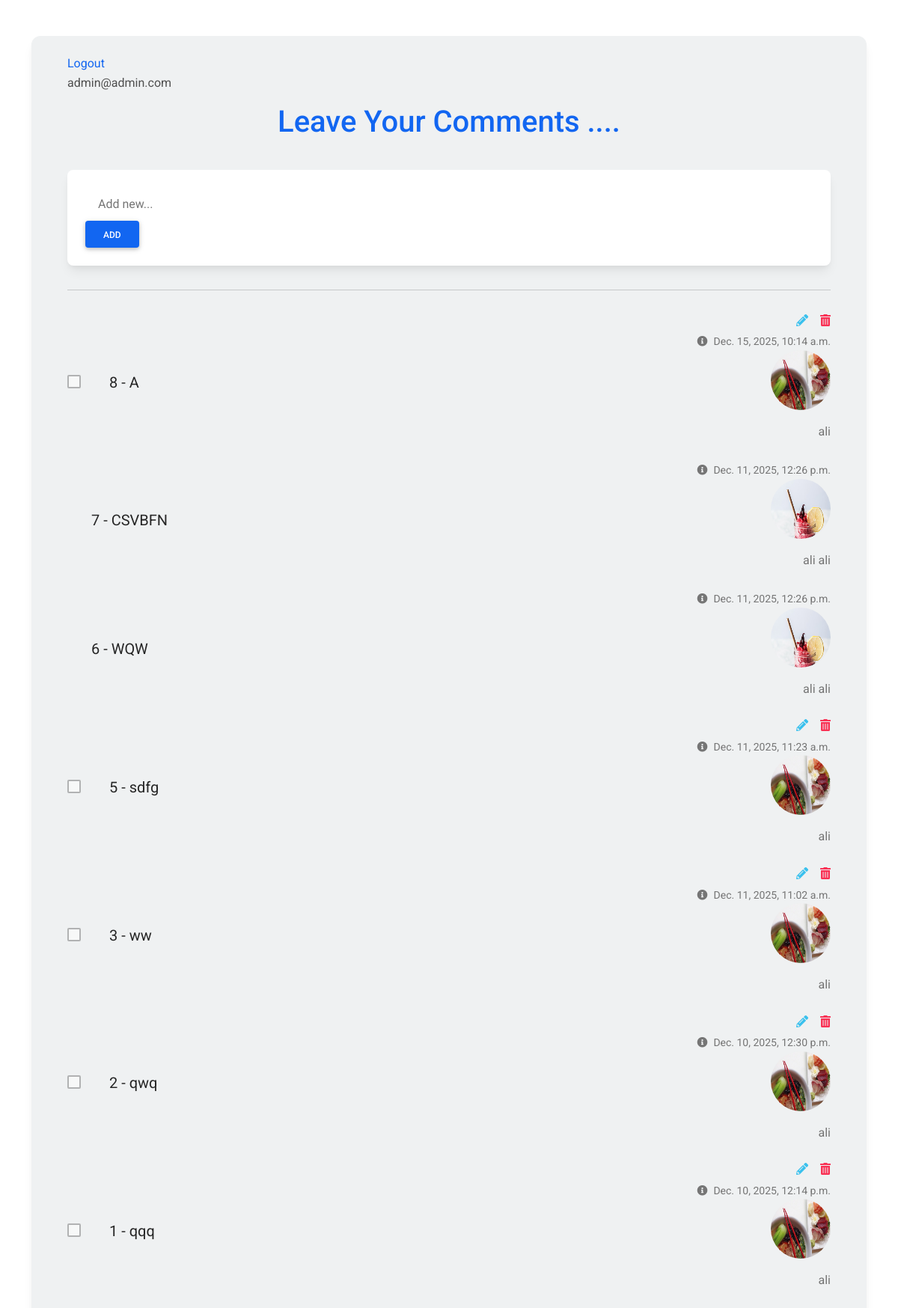
Page /comment/1 (signed in) on the earlier database version.
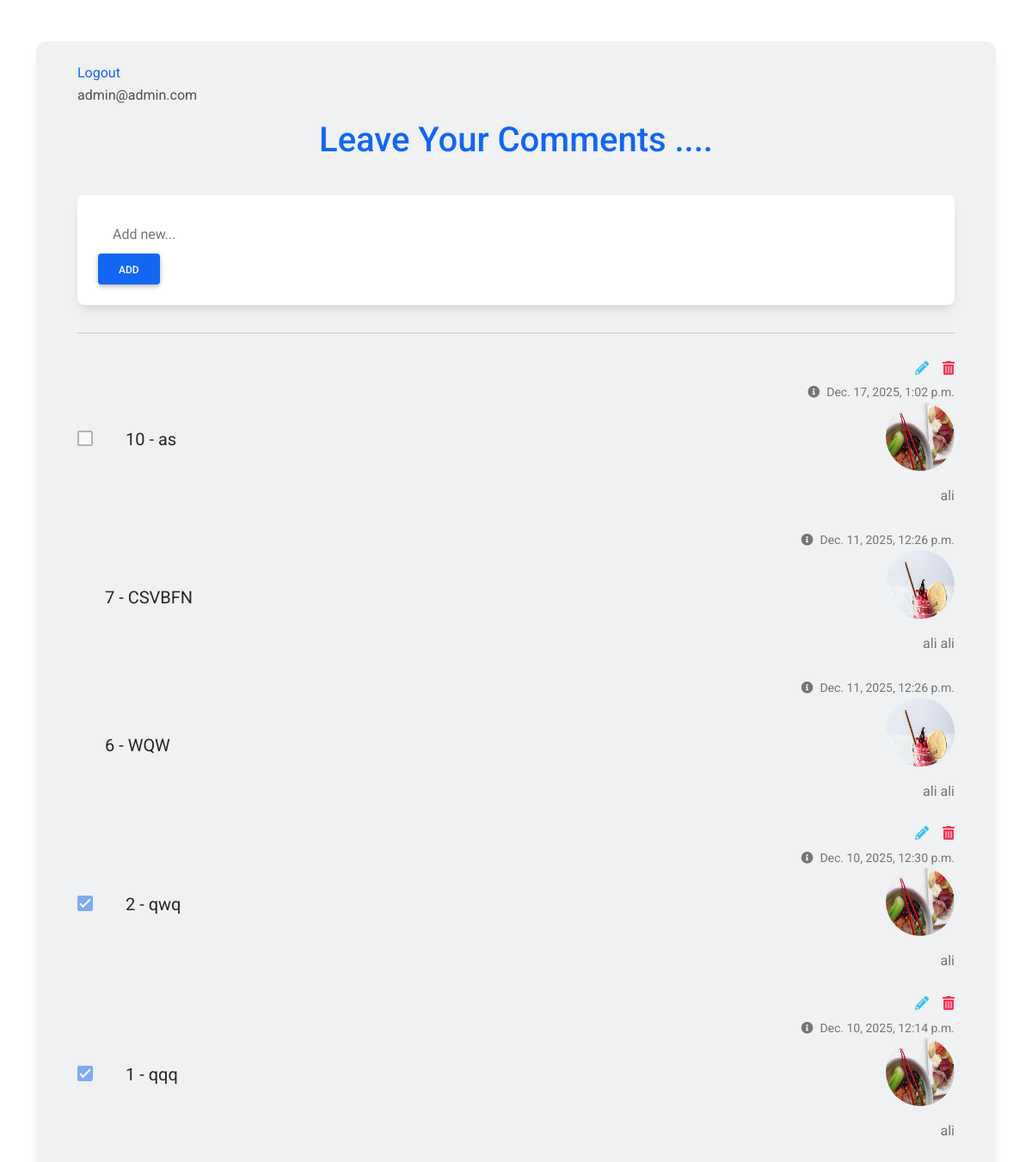
Same page on the later database version.
### accounts/models.py (models this page shows, shortened)
class User(AbstractBaseUser, PermissionsMixin):
    email = models.EmailField(max_length=255, unique=True)
    is_staff = models.BooleanField(default=False)
    is_active = models.BooleanField(default=True)
    is_superuser = models.BooleanField(default=False)
    is_verified = models.BooleanField(default=False)
    created_date = models.DateTimeField(auto_now_add=True)
    updated_date = models.DateTimeField(auto_now=True)
    USERNAME_FIELD = "email"
    REQUIRED_FIELDS = []
    objects = UserManager()
    def __str__(self):
        return self.email

class Profile(models.Model):
    user = models.ForeignKey(User, on_delete=models.CASCADE)
    first_name = models.CharField(max_length=250)
    last_name = models.CharField(max_length=250)
    image = models.ImageField(upload_to='profile_images/',blank=True, null=True)
    description = models.TextField()
    created_date = models.DateTimeField(auto_now_add=True)
    updated_date = models.DateTimeField(auto_now=True)

### comment/models.py (models this page shows, shortened)
class Task(models.Model):
    author = models.ForeignKey("accounts.Profile", on_delete=models.CASCADE, related_name='comment_tasks')
    post = models.ForeignKey("blog.Post", on_delete=models.CASCADE, related_name='comment_tasks')
    title = models.CharField(max_length=250, default="test")
    status = models.BooleanField(default=False)
    created_date = models.DateTimeField(auto_now_add=True)
    updated_date = models.DateTimeField(auto_now=True)

### comment/views.py (the view, shortened to what this page needs)
# urls.py: path("<int:pid>", TaskView.as_view(), name="task"),
class TaskView(MyLoginRequiredMixin, CreateView, ListView):
    model = Task
    template_name = "comment/comment.html"
    context_object_name = "tasks"
    paginate_by = 50
    form_class = TaskForm
    def get_queryset(self):
        pid = self.kwargs['pid']
        return (
        Task.objects
        .filter(post__id=pid)
        .order_by('-created_date')
        )
    def get_context_data(self, **kwargs):
        context = super().get_context_data(**kwargs)
        context['post'] = Post.objects.get(id=self.kwargs['pid'])
        return context
    def get_initial(self,**kwargs):
        initial = super().get_initial()
        if self.request.user.is_authenticated:
            initial["author"] = Profile.objects.get(user=self.request.user)
        return initial

### comment/forms.py
class TaskForm(forms.ModelForm):
    class Meta:
        model = Task
        fields = ["author","post" ,"title"]
        widgets = {
            "author": forms.HiddenInput(),
        }

### templates/comment/comment.html (shortened to what this page needs)
{%load static%}
<!DOCTYPE html>
<html lang="en">
<head>
  <link rel="stylesheet" href="https://use.fontawesome.com/releases/v5.15.2/css/all.css" />
  <link rel="stylesheet" href="{% static "comment/css/bootstrap-to-do-list.min.css" %}" />
</head>
<body>
  <section class="vh-100">
    <div class="container py-5 h-100">
      <div class="row d-flex justify-content-center align-items-center h-100">
        <div class="col">
          <div class="card" id="list1" style="border-radius: .75rem; background-color: #eff1f2;">
            <div class="card-body py-4 px-4 px-md-5">
              <a href="#" onclick="document.getElementById('logout-form').submit();" class="primary-btn">Logout</a>
              <p>{{request.user}}</p>
              <p class="h1 text-center mt-3 mb-4 pb-3 text-primary">
                Leave Your Comments ....
              </p>
              <div class="pb-2">
                <div class="card">
                  <div class="card-body">
                    <div class="d-flex flex-row align-items-center">
                      <form action="{% url 'comment:task' pid=post.id %}" method="post">
                        <input type="text" name='title' class="form-control form-control-lg" id="exampleFormControlInput1" placeholder="Add new...">
                        <button type="submit" class="btn btn-primary">Add</button>
                      </form>
                    </div>
                  </div>
                </div>
              </div>
              <hr class="my-4">
              {% for task in tasks %}
              <ul class="list-group list-group-horizontal rounded-0 bg-transparent">
                <li class="list-group-item d-flex align-items-center ps-0 pe-3 py-1 rounded-0 border-0 bg-transparent">
                  {% if task.author.user == request.user %}
                  <a href="{% url 'comment:task-complete' pid=post.id pk=task.id %}" title="complete comment">
                    <div class="form-check">
                      <input
                      class="form-check-input me-0"
                      type="checkbox"
                      value=''
                      id="flexCheckChecked1"
                      aria-label="..."
                      {% if task.status == True %}
                      checked
                      {% endif %}
                      disabled
                      />
                    </div>
                  </a>
                  {% endif %}
                </li>
                <li class="list-group-item px-3 py-1 d-flex align-items-center flex-grow-1 border-0 bg-transparent">
                  <p class="lead fw-normal mb-0">{{task.id}} - {{task.title}} </p>
                </li>
                <li class="list-group-item ps-3 pe-0 py-1 rounded-0 border-0 bg-transparent">
                  <div class="d-flex flex-row justify-content-end mb-1">
                    {% if task.author.user == request.user %}
                    <a href="{% url 'comment:task-edit' pid=post.id pk=task.id %}" class="text-info" data-mdb-toggle="tooltip" title="Edit comment"><i class="fas fa-pencil-alt me-3"></i></a>
                    <a href="{% url 'comment:task-delete' pid=post.id pk=task.id %}" class="text-danger" data-mdb-toggle="tooltip" title="Delete comment"><i class="fas fa-trash-alt"></i></a>
                    {% endif %}
                  </div>
                  <div class="text-end text-muted">
                    <a href="#!" class="text-muted" data-mdb-toggle="tooltip" title="Created date">
                      <p class="small mb-0"><i class="fas fa-info-circle me-2"></i>{{task.created_date}}</p></a>
                      <p><img src="{{ task.author.image.url }}" alt="Profile Image" style="width:80px; height:80px; border-radius:50%;"></p>
                      <p> {{task.author.first_name}} </p>
                  </div>
                </li>
              </ul>
              {% endfor %}
            </div>
          </div>
        </div>
      </div>
    </div>
  </section>
</body>
</html>

### templates/comment/comment.html (style rules this page uses)
#list1 .form-control { border-color: transparent; }

Differences in the rows shown:
removed Task: id "8", title "A", created_date "Dec. 15, 2025, 10:14 a.m.", author.image (picture), author.first_name "ali"
removed Task: id "5", title "sdfg", created_date "Dec. 11, 2025, 11:23 a.m.", author.image (picture), author.first_name "ali"
removed Task: id "3", title "ww", created_date "Dec. 11, 2025, 11:02 a.m.", author.image (picture), author.first_name "ali"
added Task: id "10", title "as", created_date "Dec. 17, 2025, 1:02 p.m.", author.image (picture), author.first_name "ali"
changed Task "qwq": status "☐" → "☑"
changed Task "qqq": status "☐" → "☑"
